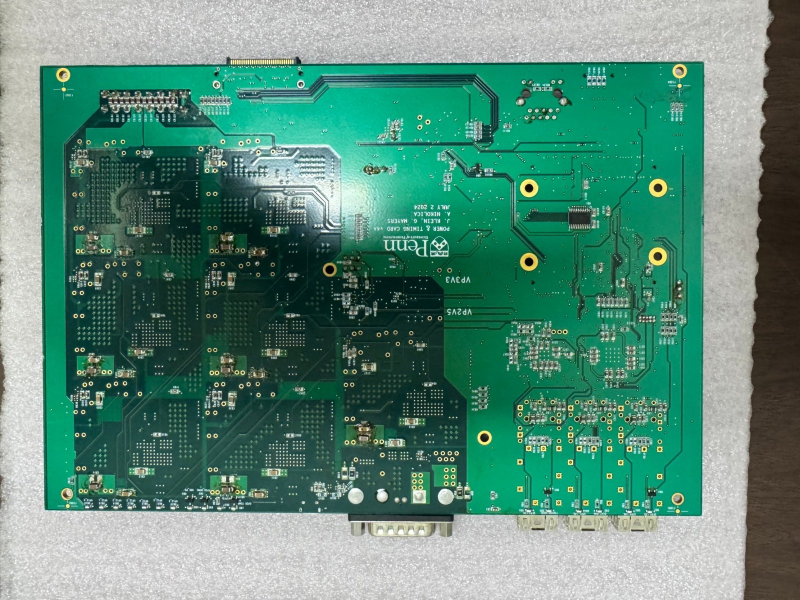
#> input picture board_qc/reference_photos/ptc_v4a_preproduction_back.jpg, 1600 x 1200 px (shown at 1/2 size)
$ python -i inspection.py   (imports and definitions only)
#> lines starting #> are read from the running program, lines starting #| are printed output that depends on the picture; after the words box and inside, x2 and y2 are one past the last pixel; in counts of white or black regions, pixels touching at a corner belong together
#> further down, picture is the input picture: shape (1200, 1600, 3); mean B, G, R 122.1, 138.9, 90.3
"""Checks that polarised parts (ICs, tantalum and electrolytic capacitors, diodes, LEDs) are the
right way round in a board photo, by comparing it with a reference photo of a known-good board.

For each side there is a reference photo and a list of parts marked on it, kept in
parameters.inspection_dir/<side>/ (reference.jpg and parts.json). The setup page in the GUI
(/inspection) sets both. A board photo is first lined up with the reference (feature matching and
a homography, so the board can be a little rotated, shifted or closer), then each part's area is
compared with the same part on the reference as placed and turned round. A part that matches the
turned version better is flagged as possibly reversed; one that matches neither is flagged to be
checked. The tester confirms every flagged part.

This is an aid, not a replacement for the procedure's visual inspection. Thresholds are in
parameters (inspection_*) and should be tuned on real boards photographed on the camera stand.
"""

import base64
import json
from dataclasses import dataclass, field, asdict
from pathlib import Path

import cv2
import numpy as np
from loguru import logger as lg

from ptctestsuite.config import parameters

KINDS = {"tantalum": "Tantalum capacitor", "electrolytic": "Electrolytic capacitor", "diode": "Diode",
         "led": "LED", "ic": "IC (pin 1)", "other": "Other polarised part"}


@dataclass
class Part:
    ref: str            # reference designator, e.g. CT29
    kind: str           # a key of KINDS
    box: list           # [x, y, w, h] on the reference photo, in pixels


@dataclass
class PartResult:
    ref: str
    kind: str
    box: list
    status: str                 # ok, reversed, rotated, check
    score: float                # match with the reference as placed
    best_turn: int              # 0, 90, 180 or 270: the turn that matched best
    turned_score: float
    crops: dict = field(default_factory=dict)   # {"reference": data URL, "board": data URL} for flagged parts


@dataclass
class Inspection:
    side: str
    aligned: bool
    message: str
    results: list = field(default_factory=list)
    overlay: bytes | None = None        # JPEG of the aligned photo with the parts outlined

    @property
    def flagged(self) -> list:
        return [r for r in self.results if r.status != "ok"]

    def summary(self) -> dict:
        return {"checked": len(self.results), "flagged": [r.ref for r in self.flagged],
                "aligned": self.aligned, "message": self.message}


# ---- reference photo and parts list ------------------------------------------------

def _dir(side: str) -> Path:
    return Path(parameters.inspection_dir) / side

def reference_path(side: str) -> Path:
    return _dir(side) / "reference.jpg"

# [31 lines left out: functions load_parts, save_parts, save_reference, not called in this run]

def is_set_up(side: str) -> bool:
    return reference_path(side).is_file() and bool(load_parts(side))


# ---- suggestions -------------------------------------------------------------------

def suggest_tantalums(img: np.ndarray) -> list[dict]:
    """Yellow tantalum capacitor bodies found by colour, as a starting point for the parts list."""
    hsv = cv2.cvtColor(img, cv2.COLOR_BGR2HSV)
#> hsv: shape (1200, 1600, 3); mean H, S, V 59.6, 118.9, 139.7
    mask = cv2.inRange(hsv, (12, 110, 140), (32, 255, 255))
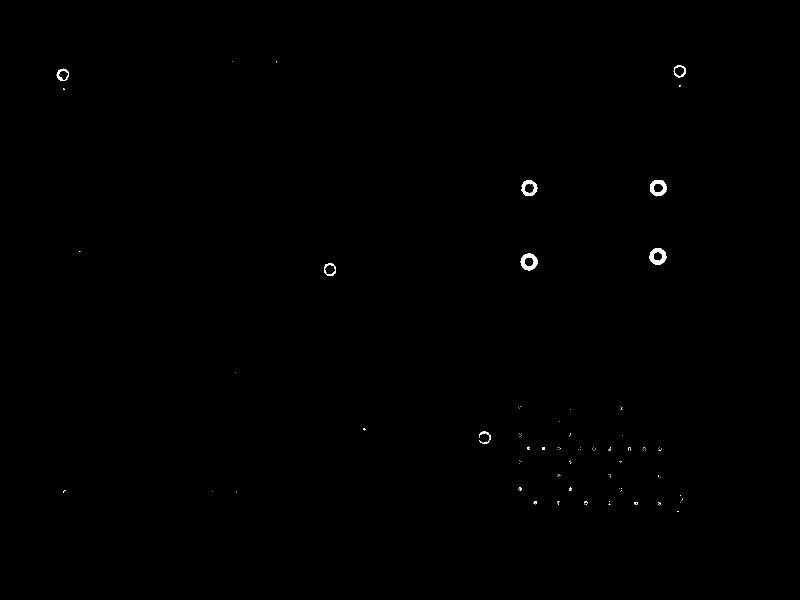
#> mask: shape (1200, 1600) (shown at 1/2 size); 0.19% white; 137 white regions (124 under 20 px), largest, box (x1, y1, x2, y2) and area: (1299, 496, 1333, 530) 643, (1041, 507, 1075, 541) 633, (1300, 360, 1333, 393) 606
    mask = cv2.morphologyEx(mask, cv2.MORPH_OPEN, np.ones((3, 3), np.uint8))
#> mask: shape (1200, 1600); 0.15% white; 22 white regions (11 under 20 px), largest, box (x1, y1, x2, y2) and area: (1299, 496, 1333, 530) 633, (1041, 507, 1075, 541) 632, (1300, 360, 1333, 392) 590
    mask = cv2.morphologyEx(mask, cv2.MORPH_CLOSE, np.ones((5, 5), np.uint8))
#> mask: shape (1200, 1600); 0.15% white; 21 white regions (10 under 20 px), largest, box (x1, y1, x2, y2) and area: (1041, 507, 1075, 541) 640, (1299, 496, 1333, 530) 639, (1300, 360, 1333, 392) 591
    scale = img.shape[1] / 2576   # tuned on 2576 px wide photos
#> scale = 0.621
    n, _, stats, _ = cv2.connectedComponentsWithStats(mask)
#> n = 22; stats = 22 rows, first 6: [0, 0, 1600, 1200, 1917072], [1353, 130, 15, 6, 53], [1369, 137, 3, 8, 24], [114, 138, 23, 24, 179], [1349, 147, 7, 6, 25], [1364, 149, 4, 4, 15]
    out = []
    for i in range(1, n):
        x, y, w, h, a = (int(v) for v in stats[i])
        long, short = max(w, h), min(w, h)
        if 250 * scale ** 2 < a < 3000 * scale ** 2 and 1.2 < long / short < 2.8 and short > 14 * scale \
                and a / (w * h) > 0.55:
            out.append({"ref": "", "kind": "tantalum", "box": [x, y, w, h]})
#> this loop made 21 passes
#> (x, y, w, h, a, long, short) on passes 1 to 12: (1353, 130, 15, 6, 53, 15, 6), (1369, 137, 3, 8, 24, 8, 3), (114, 138, 23, 24, 179, 24, 23), (1349, 147, 7, 6, 25, 7, 6), (1364, 149, 4, 4, 15, 4, 4), (1358, 170, 3, 3, 9, 3, 3), (126, 177, 3, 3, 9, 3, 3), (1043, 360, 32, 32, 508, 32, 32), (1300, 360, 33, 32, 591, 33, 32), (1299, 496, 34, 34, 639, 34, 34), (1041, 507, 34, 34, 640, 34, 34), (650, 526, 17, 8, 64, 17, 8)
#> after the loop, out = []
    return out


# ---- placing the parts from the board design ---------------------------------------

# [154 lines left out: functions load_design, board_to_photo, _gold_dots, fiducial_order, place_from_design, _skipped_text, not called in this run]


# ---- inspection --------------------------------------------------------------------

def _gray(img):
    return cv2.cvtColor(img, cv2.COLOR_BGR2GRAY)

# [90 lines left out: functions align, _crop_url, check_part, inspect, overlay_from, not called in this run]


COLOURS = {"ok": (80, 190, 80), "reversed": (60, 60, 230), "rotated": (60, 60, 230), "check": (40, 170, 240)}

# [15 lines left out: function overlay, not called in this run]

>>> import cv2
>>> picture = cv2.imread('../../reference_photos/ptc_v4a_preproduction_back.jpg')
>>> result = suggest_tantalums(picture)
#> result = []

$ run again, on board_qc/reference_photos/ptc_v4a_preproduction_front.jpg
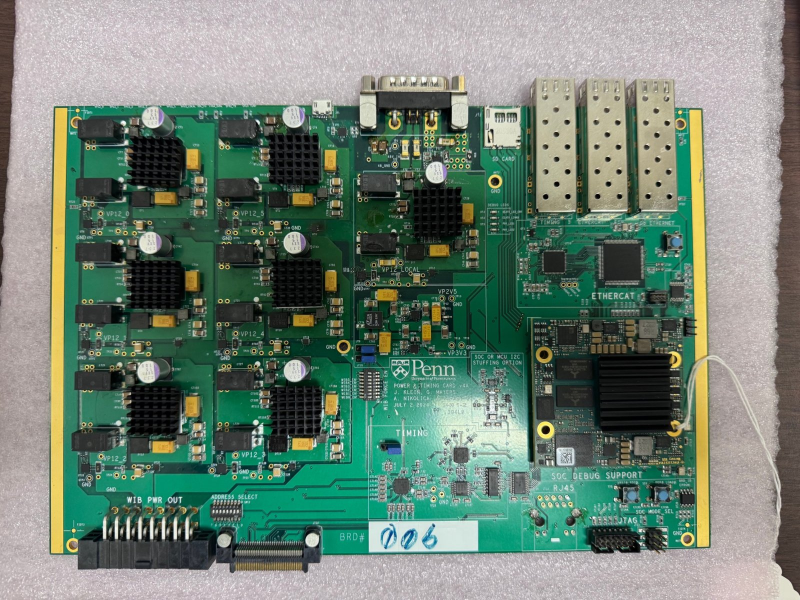
#> input picture board_qc/reference_photos/ptc_v4a_preproduction_front.jpg, 1600 x 1200 px (shown at 1/2 size)
#> picture is the input picture: shape (1200, 1600, 3); mean B, G, R 117.8, 131.1, 112.5
#> hsv: shape (1200, 1600, 3); mean H, S, V 80.4, 78.9, 135.9
#> in suggest_tantalums, `mask = cv2.inRange(hsv, (12, 110, 140), (32, 255, 255))`:
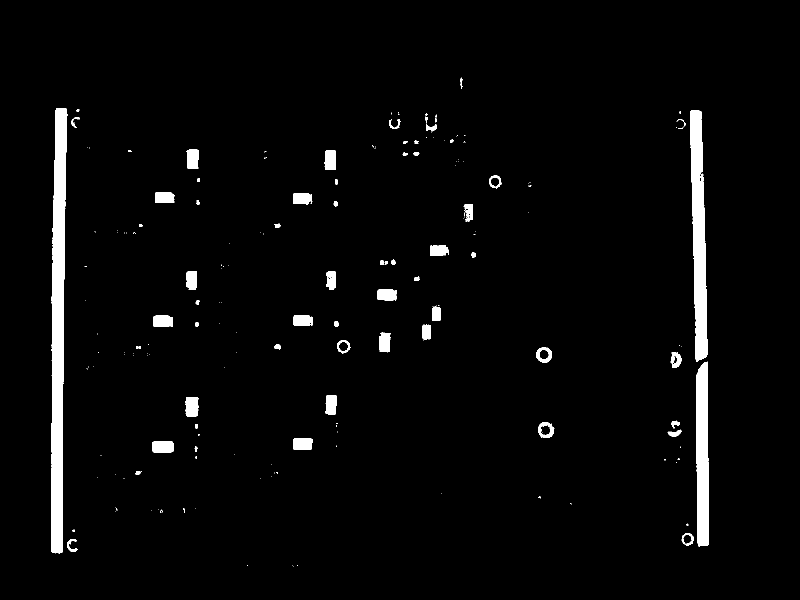
#> mask: shape (1200, 1600) (shown at 1/2 size); 3.1% white; 215 white regions (151 under 20 px), largest, box (x1, y1, x2, y2) and area: (103, 216, 135, 1107) 20474, (1380, 221, 1415, 724) 11637, (1392, 723, 1418, 1093) 8362
#> in suggest_tantalums, `mask = cv2.morphologyEx(mask, cv2.MORPH_OPEN, np.ones((3, 3), np.uint8))`:
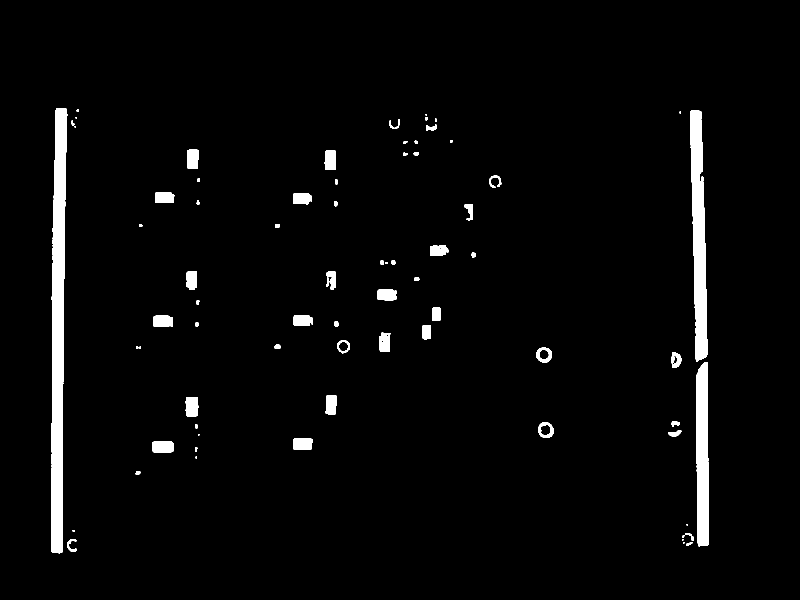
#> mask: shape (1200, 1600) (shown at 1/2 size); 3% white; 76 white regions (13 under 20 px), largest, box (x1, y1, x2, y2) and area: (103, 217, 135, 1107) 20459, (1380, 221, 1415, 724) 11604, (1392, 724, 1418, 1093) 8358
#> n = 67; stats = 67 rows, first 6: [0, 0, 1600, 1200, 1861684], [103, 217, 32, 890, 20487], [153, 219, 5, 4, 19], [1380, 221, 35, 503, 11656], [1359, 223, 3, 4, 12], [851, 228, 5, 13, 48]
#> the loop in suggest_tantalums, `for i in range(1, n):` made 66 passes
#> (x, y, w, h, a, long, short) on passes 1 to 8: (103, 217, 32, 890, 20487, 890, 32), (153, 219, 5, 4, 19, 5, 4), (1380, 221, 35, 503, 11656, 503, 35), (1359, 223, 3, 4, 12, 4, 3), (851, 228, 5, 13, 48, 13, 5), (151, 234, 3, 3, 9, 3, 3), (870, 237, 3, 7, 21, 7, 3), (778, 238, 22, 20, 170, 22, 20)
#> after the loop in suggest_tantalums, `for i in range(1, n):`: out = 22 items
